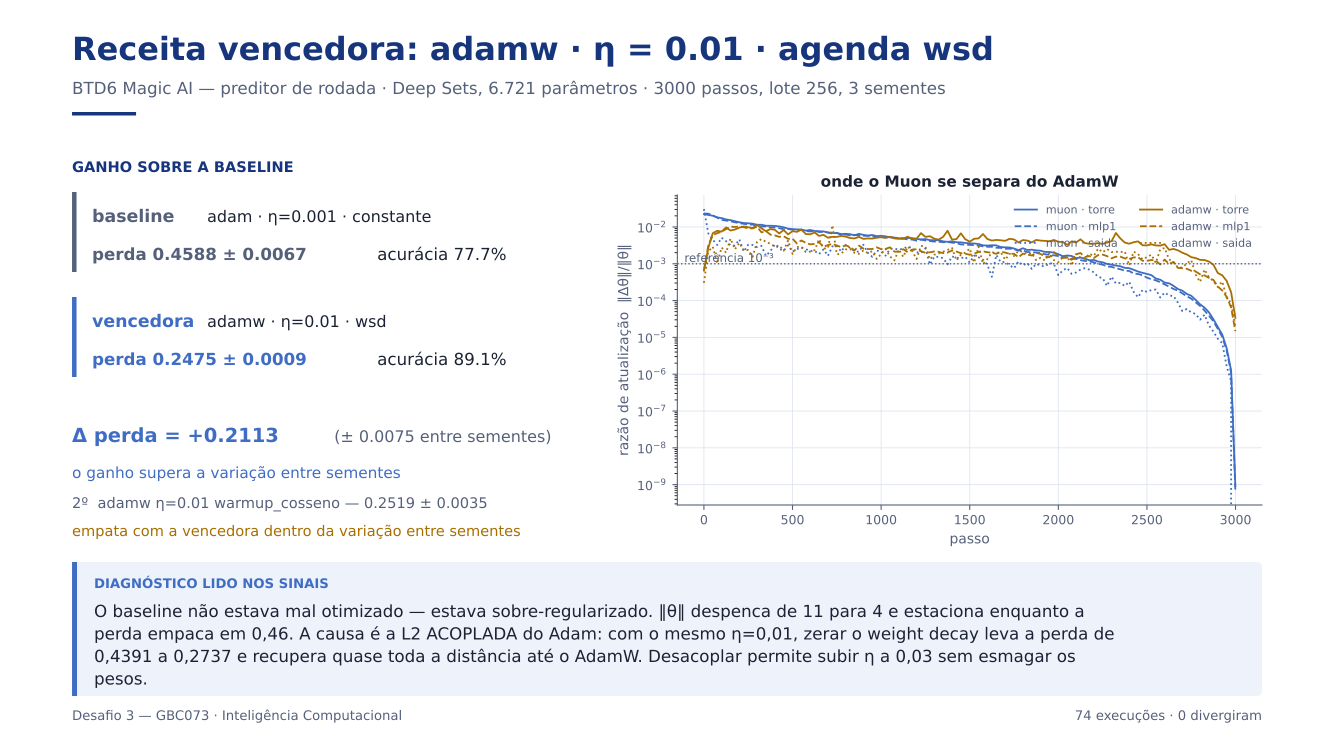

The script that saved this image:
"""
slide.py — Desafio 3 (GBC073): gera slide.pdf (um slide, 3 minutos).
O enunciado pede três coisas no slide: a receita vencedora, o ganho ± desvio,
e um diagnóstico lido nos sinais que justifique a escolha. O texto do
diagnóstico fica em DIAGNOSTICO, abaixo — ele é escrito a partir da leitura
dos logs, não gerado automaticamente, porque é exatamente o item que a rubrica
avalia como "interpretação sustentada pelos sinais".
Uso:
   python -m desafio3.slide
"""
from __future__ import annotations
import csv
import statistics as st
from pathlib import Path
import matplotlib
matplotlib.use("Agg")
import matplotlib.pyplot as plt
from matplotlib.backends.backend_pdf import PdfPages
from matplotlib.patches import FancyBboxPatch, Rectangle
PASTA = Path(__file__).resolve().parent
CSV_EXP = PASTA / "experimentos.csv"
LOGS = PASTA / "logs"
SAIDA = PASTA / "slide.pdf"
AZUL_ESC, AZUL, DOURADO = "#16357C", "#3F6DC4", "#A86E00"
TINTA, CINZA, GRADE, BOXBG = "#1B2233", "#55607A", "#DDE3EE", "#EDF2FB"
W, H, ML, MR = 13.333, 7.5, .72, .72
# preenchido por main() a partir dos dados; o texto do diagnóstico é autoral
DIAGNOSTICO = (
   "O baseline não estava mal otimizado — estava sobre-regularizado. ‖θ‖ despenca de 11 para 4 "
   "e estaciona enquanto a perda empaca em 0,46. A causa é a L2 ACOPLADA do Adam: com o mesmo "
   "η=0,01, zerar o weight decay leva a perda de 0,4391 a 0,2737 e recupera quase toda a "
   "distância até o AdamW. Desacoplar permite subir η a 0,03 sem esmagar os pesos."
)
plt.rcParams.update({"font.family": "DejaVu Sans", "pdf.fonttype": 42})

def le(caminho):
   with open(caminho) as f:
       return list(csv.DictReader(f))

def le_log(nome):
   p = LOGS / f"{nome}.csv"
   if not p.exists():
       return {}
   col = {}
   for linha in le(p):
       for k, v in linha.items():
           if v != "":
               col.setdefault(k, []).append(float(v))
   return col

def apura():
   exp = le(CSV_EXP)
   for e in exp:
       e["perda_val"] = float(e["perda_val"])
       e["acuracia_val"] = float(e["acuracia_val"])
       e["lr"] = float(e["lr"])
       e["div"] = e["divergiu"] == "True"
   base = [e for e in exp if e["nome"].startswith("e1_baseline")]
   conf = [e for e in exp if e["nome"].startswith(("e4_", "e4b_")) and not e["div"]]
   if not conf:
       conf = [e for e in exp if not e["div"]]
   grupos = {}
   for e in conf:
       grupos.setdefault((e["otimizador"], e["lr"], e["agenda"]), []).append(e)
   vencedor = min(grupos.items(),
                  key=lambda kv: st.mean(x["perda_val"] for x in kv[1]))
   chave, runs = vencedor
   return {
       "exp": exp,
       "base_perda": [e["perda_val"] for e in base],
       "base_acc": [e["acuracia_val"] for e in base],
       "base_cfg": (base[0]["otimizador"], base[0]["lr"], base[0]["agenda"]) if base else None,
       "venc_cfg": chave,
       "venc_perda": [e["perda_val"] for e in runs],
       "venc_acc": [e["acuracia_val"] for e in runs],
       "venc_nome": runs[0]["nome"],
       "grupos": grupos,
   }

def mm(v):
   return st.mean(v), (st.stdev(v) if len(v) > 1 else 0.0)

def main():
   d = apura()
   bp, bps = mm(d["base_perda"]); ba, bas = mm(d["base_acc"])
   vp, vps = mm(d["venc_perda"]); va, vas = mm(d["venc_acc"])
   o, lr, ag = d["venc_cfg"]
   ganho = bp - vp
   sep = abs(ganho) > (bps + vps)   # ganho maior que a variação entre sementes
   fig = plt.figure(figsize=(W, H))
   ax = fig.add_axes([0, 0, 1, 1]); ax.set_xlim(0, W); ax.set_ylim(0, H)
   ax.axis("off"); ax.invert_yaxis()
   ax.text(ML, .60, f"Receita vencedora: {o} · η = {lr:g} · agenda {ag}",
           fontsize=23, fontweight="bold", color=AZUL_ESC, va="baseline")
   ax.text(ML, .94, "BTD6 Magic AI — preditor de rodada · Deep Sets, 6.721 parâmetros · "
           "3000 passos, lote 256, 3 sementes",
           fontsize=12, color=CINZA, va="baseline")
   ax.add_patch(Rectangle((ML, 1.12), .64, .035, color=AZUL_ESC, lw=0))
   # ---- números (cartões empilhados: evita colisão entre colunas)
   bo, blr, bag = d["base_cfg"]
   ax.text(ML, 1.72, "GANHO SOBRE A BASELINE", fontsize=10.5, color=AZUL_ESC,
           fontweight="bold", va="baseline")
   cartoes = [("baseline", f"{bo} · η={blr:g} · {bag}", bp, bps, ba, CINZA),
              ("vencedora", f"{o} · η={lr:g} · {ag}", vp, vps, va, AZUL)]
   for i, (rot, cfg, pm, ps, am, cor) in enumerate(cartoes):
       y = 2.22 + i * 1.05
       ax.add_patch(Rectangle((ML, y - 0.30), 0.045, 0.80, color=cor, lw=0))
       ax.text(ML + 0.20, y, rot, fontsize=12.5, fontweight="bold", color=cor,
               va="baseline")
       ax.text(ML + 1.35, y, cfg, fontsize=11.5, color=TINTA, va="baseline")
       ax.text(ML + 0.20, y + 0.38, f"perda {pm:.4f} ± {ps:.4f}", fontsize=12,
               fontweight="bold", color=cor, va="baseline")
       ax.text(ML + 3.05, y + 0.38, f"acurácia {am*100:.1f}%", fontsize=12,
               color=TINTA, va="baseline")
   ax.text(ML, 4.42, f"Δ perda = {ganho:+.4f}", fontsize=14, fontweight="bold",
           color=AZUL if sep else DOURADO, va="baseline")
   ax.text(ML + 2.62, 4.42, f"(± {bps + vps:.4f} entre sementes)",
           fontsize=11.5, color=CINZA, va="baseline")
   ax.text(ML, 4.78,
           "o ganho supera a variação entre sementes" if sep else
           "o ganho NÃO supera a variação — não há vencedor declarável",
           fontsize=11, color=AZUL if sep else DOURADO, va="baseline")
   outros = sorted(((st.mean(x["perda_val"] for x in v), k)
                    for k, v in d["grupos"].items()))
   if len(outros) > 1:
       p2, k2 = outros[1]
       s2 = st.stdev([x["perda_val"] for x in d["grupos"][k2]]) if len(d["grupos"][k2]) > 1 else 0
       empata = abs(p2 - vp) <= (vps + s2)
       ax.text(ML, 5.08, f"2º  {k2[0]} η={k2[1]:g} {k2[2]} — {p2:.4f} ± {s2:.4f}",
               fontsize=10.5, color=CINZA, va="baseline")
       if empata:
           ax.text(ML, 5.36, "empata com a vencedora dentro da variação entre sementes",
                   fontsize=10.5, color=DOURADO, va="baseline")
   # ---- figura: razão de atualização, Muon x AdamW
   gx = (ML + 6.05) / W
   g = fig.add_axes([gx, 1 - 5.05 / H, (W - MR) / W - gx, 3.10 / H])
   def melhor(ot):
       c = [e for e in d["exp"] if e["otimizador"] == ot and not e["div"]
            and e["nome"].startswith(("e3_", "e3b_", "e4_", "e4b_"))]
       return min(c, key=lambda e: e["perda_val"]) if c else None
   for ot, cor in (("muon", AZUL), ("adamw", DOURADO)):
       e = melhor(ot)
       if not e:
           continue
       log = le_log(e["nome"])
       for cam, ls in (("torre", "-"), ("mlp1", "--"), ("saida", ":")):
           ch = f"rho/{cam}"
           if log.get(ch):
               n = min(len(log["passo"]), len(log[ch]))
               g.plot(log["passo"][:n], log[ch][:n], ls, color=cor, lw=1.3,
                      label=f"{ot} · {cam}")
   g.axhline(1e-3, color=CINZA, ls=":", lw=1)
   g.text(.012, 1.12e-3, "referência 10⁻³", fontsize=8.5, color=CINZA,
          transform=g.get_yaxis_transform())
   g.set_yscale("log")
   g.set_xlabel("passo", fontsize=10, color=CINZA)
   g.set_ylabel("razão de atualização  ‖Δθ‖/‖θ‖", fontsize=10, color=CINZA)
   g.set_title("onde o Muon se separa do AdamW", fontsize=11,
               color=TINTA, fontweight="bold")
   g.tick_params(labelsize=9, colors=CINZA)
   g.grid(color=GRADE, lw=.6); g.set_axisbelow(True)
   for s in ("top", "right"):
       g.spines[s].set_visible(False)
   for s in ("left", "bottom"):
       g.spines[s].set_color(CINZA)
   g.legend(fontsize=8, frameon=False, labelcolor=CINZA, ncol=2, loc="upper right")
   # ---- diagnóstico
   import textwrap
   linhas_d = textwrap.wrap(DIAGNOSTICO, 116)
   alt = .30 + len(linhas_d) * .225 + .14
   ax.add_patch(FancyBboxPatch((ML, 5.62), W - ML - MR, alt,
                boxstyle="round,pad=0,rounding_size=.05",
                facecolor=BOXBG, edgecolor="none"))
   ax.add_patch(Rectangle((ML, 5.62), .05, alt, color=AZUL, lw=0))
   ax.text(ML + .22, 5.88, "DIAGNÓSTICO LIDO NOS SINAIS", fontsize=9.5,
           color=AZUL, fontweight="bold", va="baseline")
   for i, ln in enumerate(linhas_d):
       ax.text(ML + .22, 6.17 + i * .225, ln, fontsize=12, color=TINTA, va="baseline")
   ax.text(ML, H - .30, "Desafio 3 — GBC073 · Inteligência Computacional",
           fontsize=9.5, color=CINZA, va="baseline")
   n_exec = len(d["exp"])
   n_div = sum(1 for e in d["exp"] if e["div"])
   ax.text(W - MR, H - .30, f"{n_exec} execuções · {n_div} divergiram",
           fontsize=9.5, color=CINZA, va="baseline", ha="right")
   with PdfPages(SAIDA) as pdf:
       pdf.savefig(fig)
   plt.close(fig)
   print(f"slide salvo: {SAIDA}")
   print(f"  vencedora: {o} η={lr:g} {ag}  val={vp:.4f}±{vps:.4f}")
   print(f"  baseline:  {bo} η={blr:g} {bag}  val={bp:.4f}±{bps:.4f}")
   print(f"  ganho={ganho:+.4f}  supera variação entre sementes: {sep}")

if __name__ == "__main__":
   main()
